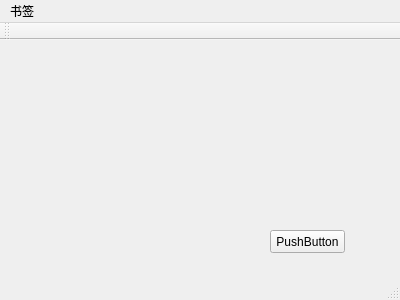
<?xml version="1.0" encoding="UTF-8"?>
<ui version="4.0">
 <class>MainWindow</class>
 <widget class="QMainWindow" name="MainWindow">
  <property name="geometry">
   <rect>
    <x>0</x>
    <y>0</y>
    <width>400</width>
    <height>300</height>
   </rect>
  </property>
  <property name="windowTitle">
   <string>MainWindow</string>
  </property>
  <widget class="QWidget" name="centralWidget">
   <widget class="QPushButton" name="pushButton">
    <property name="geometry">
     <rect>
      <x>270</x>
      <y>190</y>
      <width>75</width>
      <height>23</height>
     </rect>
    </property>
    <property name="text">
     <string>PushButton</string>
    </property>
   </widget>
  </widget>
  <widget class="QMenuBar" name="menuBar">
   <property name="geometry">
    <rect>
     <x>0</x>
     <y>0</y>
     <width>400</width>
     <height>23</height>
    </rect>
   </property>
   <widget class="QMenu" name="menu">
    <property name="title">
     <string>书签</string>
    </property>
    <widget class="QMenu" name="Show_bookmark">
     <property name="title">
      <string>show bookmark</string>
     </property>
    </widget>
    <addaction name="actionAdd_bookmark"/>
    <addaction name="Show_bookmark"/>
   </widget>
   <addaction name="menu"/>
  </widget>
  <widget class="QToolBar" name="mainToolBar">
   <attribute name="toolBarArea">
    <enum>TopToolBarArea</enum>
   </attribute>
   <attribute name="toolBarBreak">
    <bool>false</bool>
   </attribute>
  </widget>
  <widget class="QStatusBar" name="statusBar"/>
  <action name="actionAdd_bookmark">
   <property name="text">
    <string>add bookmark</string>
   </property>
  </action>
 </widget>
 <layoutdefault spacing="6" margin="11"/>
 <resources/>
 <connections/>
</ui>
